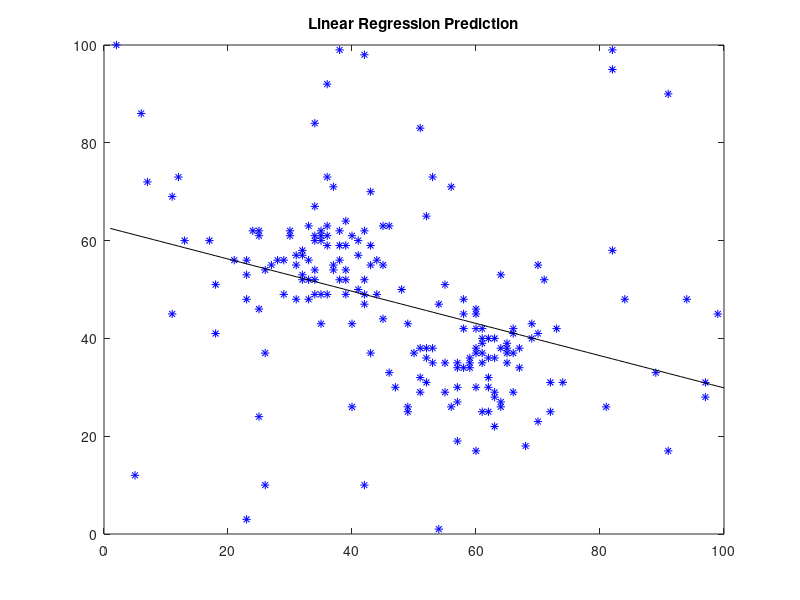

Write MATLAB code to recreate this figure. (Note: this script raises an error after producing the figure.)
% run k-means

close all
clear
clc

load workspace.mat

figure
plot(c_x, c_y, 'b*')
hold on
title('Linear Regression Prediction')
P = polyfit(c_x, c_y, 1)
p_y = polyval(P, [1:100]);
plot([1:100], p_y, 'k-')
printfig77(gcf, 'linear_regression')

figure
plot(c_x, c_y, 'b*')
hold on
mu_x = mean(c_x);
mu_y = mean(c_y);
plot([1, 100], [mu_y, mu_y], 'k-')
plot([mu_x, mu_x], [1, 100], 'k-')
title('Simple mean, ONE CLUSTER')
printfig77(gcf, 'one_cluster')

% start with two points, since the data visually has two clusters
figure
plot(c_x, c_y, 'b*')
hold on

cluster = [];
data = [c_x, c_y];
for i = 1:3
	idx = ceil(rand*size(data, 1));
	cluster{i} = data(idx, :);
	retain = ones(size(data), 1);
	retain(idx) = 0;
	data = data(retain>0, :);
	plot(cluster{i}(1), cluster{i}(2), 'ko', 'MarkerSize', 9)
end

title('Select the intial centroids')
printfig77(gcf, 'two_cluster')


% then randomly select the next data point to calculate distances to
figure
plot(data(:,1), data(:,2), 'b.')
hold on
for i = 1:size(cluster{1}, 1)
	plot(cluster{1}(i, 1), cluster{1}(i, 2), 'g.')
end
for i = 1:size(cluster{2}, 1)
	plot(cluster{2}(i, 1), cluster{2}(i, 2), 'm.')
end
for i = 1:size(cluster{3}, 1)
	plot(cluster{3}(i, 1), cluster{3}(i, 2), 'c.')
end


idx = ceil(rand*length(data));
val = data(idx, :);
for i = 1:3
	dist(i) = sqrt(sum( (val - mean(cluster{i}, 1)) .^ 2));
end

s = 1;
	centroid_this = mean(cluster{s}, 1);
	plot(centroid_this(1), centroid_this(2), 'g+', 'MarkerSize', 12);
	plot([val(1), centroid_this(1)], [val(2), centroid_this(2)], 'r-')
s = 2;
	centroid_this = mean(cluster{s}, 1);
	plot(centroid_this(1), centroid_this(2), 'm+', 'MarkerSize', 12);
	plot([val(1), centroid_this(1)], [val(2), centroid_this(2)], 'r-')
s = 3;
	centroid_this = mean(cluster{s}, 1);
	plot(centroid_this(1), centroid_this(2), 'm+', 'MarkerSize', 12);
	plot([val(1), centroid_this(1)], [val(2), centroid_this(2)], 'r-')


[y, m] = min(dist); % m in the index of the minimum distance
cluster{m} = [cluster{m}; val];

% now pop this data point out of the data set
retain = ones(size(data), 1);
retain(idx) = 0;
data = data(retain>0, :);
title('First Assignment')
printfig77(gcf, 'first_assignment')

%%%%%%%%%%%%%%%%%%

figure
plot(data(:,1), data(:,2), 'b.')
hold on
for i = 1:size(cluster{1}, 1)
	plot(cluster{1}(i, 1), cluster{1}(i, 2), 'g.')
end
for i = 1:size(cluster{2}, 1)
	plot(cluster{2}(i, 1), cluster{2}(i, 2), 'm.')
end

idx = ceil(rand*length(data));
val = data(idx, :);
for i = 1:2
	dist(i) = sqrt(sum( (val - mean(cluster{i}, 1)) .^ 2));
end

s = 1;
	centroid_this = mean(cluster{s}, 1);
	plot(centroid_this(1), centroid_this(2), 'g+', 'MarkerSize', 12);
	plot([val(1), centroid_this(1)], [val(2), centroid_this(2)], 'r-')
s = 2;
	centroid_this = mean(cluster{s}, 1);
	plot(centroid_this(1), centroid_this(2), 'm+', 'MarkerSize', 12);
	plot([val(1), centroid_this(1)], [val(2), centroid_this(2)], 'r-')

[y, m] = min(dist); % m in the index of the minimum distance
cluster{m} = [cluster{m}; val];

% now pop this data point out of the data set
retain = ones(size(data), 1);
retain(idx) = 0;
data = data(retain>0, :);
title('Second Assignment')
printfig77(gcf, 'second_assignment')

%%%%%%%%%%%%%%%%%%%%%%

figure
plot(data(:,1), data(:,2), 'b.')
hold on
for i = 1:size(cluster{1}, 1)
	plot(cluster{1}(i, 1), cluster{1}(i, 2), 'g.')
end
for i = 1:size(cluster{2}, 1)
	plot(cluster{2}(i, 1), cluster{2}(i, 2), 'm.')
end

idx = ceil(rand*length(data));
val = data(idx, :);
for i = 1:2
	dist(i) = sqrt(sum( (val - mean(cluster{i}, 1)) .^ 2));
end

s = 1;
	centroid_this = mean(cluster{s}, 1);
	plot(centroid_this(1), centroid_this(2), 'g+', 'MarkerSize', 12);
	plot([val(1), centroid_this(1)], [val(2), centroid_this(2)], 'r-')
s = 2;
	centroid_this = mean(cluster{s}, 1);
	plot(centroid_this(1), centroid_this(2), 'm+', 'MarkerSize', 12);
	plot([val(1), centroid_this(1)], [val(2), centroid_this(2)], 'r-')

[y, m] = min(dist); % m in the index of the minimum distance
cluster{m} = [cluster{m}; val];

% now pop this data point out of the data set
retain = ones(size(data), 1);
retain(idx) = 0;
data = data(retain>0, :);
title('Third Assignment')
printfig77(gcf, 'third_assignment')

%%%%%%%%%%%%%%%%%%%%%%%%%

figure

while(length(data) > 0)
	if (mod(size(data, 1), 10) == 0)
		figurtime = true;
	else
		figurtime = false;
	end
	
	if (figurtime)
		plot(data(:,1), data(:,2), 'b.')
		hold on
		for i = 1:size(cluster{1}, 1)
			plot(cluster{1}(i, 1), cluster{1}(i, 2), 'g.')
		end
		for i = 1:size(cluster{2}, 1)
			plot(cluster{2}(i, 1), cluster{2}(i, 2), 'm.')
		end
	end

	idx = ceil(rand*length(data));
	val = data(idx, :);
	for i = 1:2
		dist(i) = sqrt(sum( (val - mean(cluster{i}, 1)) .^ 2));
	end

	if (figurtime)
		s = 1;
			centroid_this = mean(cluster{s}, 1);
			plot(centroid_this(1), centroid_this(2), 'g+', 'MarkerSize', 12);
			plot([val(1), centroid_this(1)], [val(2), centroid_this(2)], 'r-')
		s = 2;
			centroid_this = mean(cluster{s}, 1);
			plot(centroid_this(1), centroid_this(2), 'm+', 'MarkerSize', 12);
			plot([val(1), centroid_this(1)], [val(2), centroid_this(2)], 'r-')
	end

	[y, m] = min(dist); % m in the index of the minimum distance
	cluster{m} = [cluster{m}; val];

	% now pop this data point out of the data set
	retain = ones(size(data), 1);
	retain(idx) = 0;
	data = data(retain>0, :);
	hold off
	if (figurtime)
		title([num2str(size(data, 1)), ' remaining'])
		printfig77(gcf, ['xstep_', num2str(size(data, 1))])
	end
end

%%%%%%%%%%%%%%%%

figure
s = 1;
	centroid_this = mean(cluster{s}, 1);
	plot(centroid_this(1), centroid_this(2), 'k+', 'MarkerSize', 12);
	hold on
s = 2;
	centroid_this = mean(cluster{s}, 1);
	plot(centroid_this(1), centroid_this(2), 'k+', 'MarkerSize', 12);
	
for i = 1:size(cluster{1}, 1)
	plot(cluster{1}(i, 1), cluster{1}(i, 2), 'g.')
end
for i = 1:size(cluster{2}, 1)
	plot(cluster{2}(i, 1), cluster{2}(i, 2), 'm.')
end
title('Finished K-Means')
printfig77(gcf, 'kmeans_done')
